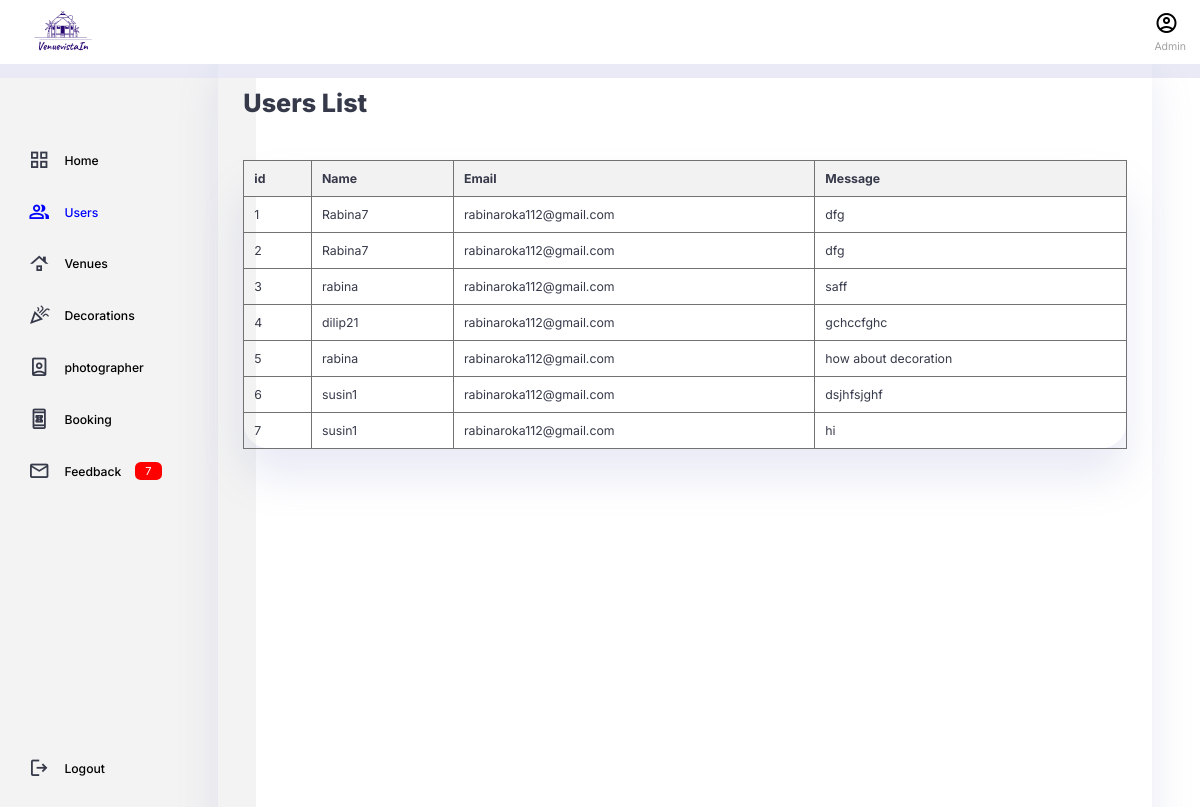
The page /feedback/ on the database its author committed.
### feedback/models.py (models this page shows, shortened)
class feedback(models.Model):
    username = models.CharField(max_length=100)
    email = models.EmailField()
    message = models.TextField()
    created_at = models.DateTimeField(auto_now_add=True)

### feedback/views.py (the view)
# urls.py: path('feedback/', views.feedback_list, name='feedback_list'),
def feedback_list(request):
    feedbacks = feedback.objects.all()  #fetch photographerss from the database
    return render(request, 'loginAuthentication/feedback.html', {'feedbacks': feedbacks})

### templates/loginAuthentication/feedback.html (shortened to what this page needs)
{% load static %}
 <!DOCTYPE html>
 <html lang="en">
 <head>
     <link rel="stylesheet" href="{% static 'css/userlist.css' %}">
     <link rel="stylesheet" href="https://cdnjs.cloudflare.com/ajax/libs/font-awesome/4.7.0/css/font-awesome.min.css">
 </head>
</head>
<body>
  <div class="navbar">
        <div class="logo">
            <img src="{% static 'images/logoa.png' %}">
        </div>
        <div class="profile">
            <button id="btn">
                <span class="material-symbols-outlined">account_circle</span>
            </button>
            <div class="info">
                <small class="text-muted">Admin </small>
            </div>
        </div>
  </div>
  <div class="container">
    <aside>
        <div class="top">
            <div class="sidebar">
                <a href="/adminpanel">
                    <span class="material-symbols-outlined">grid_view</span>
                    <h3> Home </h3>
                </a>
                <a href="/user_list" class="sidebar-link" style="color:blue;" onclick="loadUserList()" style="color:blue">
                    <span class="material-symbols-outlined">group</span>
                    <h3 style="color:blue"> Users </h3>
                </a>
                <a href="/venue_list" onclick="loadVenueList()">
                    <span class="material-symbols-outlined">roofing</span>
                    <h3> Venues </h3>
                </a>
                <a href="/decoration_list">
                    <span class="material-symbols-outlined">celebration</span>
                    <h3> Decorations </h3>
                </a>
                <a href="/photographer_list">
                    <span class="material-symbols-outlined"> person_book</span>
                    <h3> photographer </h3>
                </a>
                <a href="a">
                    <span class="material-symbols-outlined">book_online</span>
                    <h3> Booking </h3>
                </a>
                <a href="/feedback">
                    <span class="material-symbols-outlined">mail_outline</span>
                    <h3> Feedback </h3>
                    <span class="message-count">7</span>
                </a>
                <a href="a">
                    <span class="material-symbols-outlined">logout</span>
                    <h3> Logout </h3>
                </a>
            </div>
        </div>
    </aside>
    <main>
      <h1>Users List</h1>
    <div class="tab">
      <table>
        <thead>
            <tr>
                <th>id</th>
                <th>Name</th>
                <th>Email</th>
                <th>Message</th>
            </tr>
        </thead>
        <tbody>
            {% for feedback in feedbacks %}
                <tr>
                    <td>{{ feedback.id }}</td>
                    <td>{{ feedback.username }}</td>
                    <td>{{ feedback.email }}</td>
                    <td>{{ feedback.message }}</td>
                </tr>
            {% endfor %}
        </tbody>
      </table>
    </div>
    </main>
    </div>
</body>
</html>

### static/css/userlist.css (style rules this page uses)
:root { --color-dark:#363949; --color-light: rgba(132, 139, 200, 0.18); --color-info-dark:rgb(161, 159, 159); --color-info-light:rgb(255, 255, 255); --card-border-radius: 2rem; --border-radius-1: 0.4rem; --border-radius-2: 0.8rem; --border-radius-3: 1.2rem; --card-padding: 1.8rem; --padding-1: 1.2rem; --box-shadow: 0 2rem 3rem var(--color-light); }
* { margin:0; padding:0; outline:0; appearance: none; border: 0; text-decoration: none; list-style: none; box-sizing: none; box-sizing: border-box; }
html { font-size: 14px; }
body { width:100vw; height: 100vh; font-family: inter, sans-serif; font-size: 0.88rem; background:white; user-select: none; overflow-x: hidden; color: var(--color-dark); }
.container { position: relative; display: grid; width: 96%; margin: 0; background:white; gap: 1.8em; grid-template-columns: 14rem auto; }
a { color: var(--color-dark); }
img { display: block; width: 100%; }
h1 { font-weight: 800; font-size: 1.8rem; margin-top: 1.5rem; }
h3 { font-size: 0.87rem; color: #000; }
small { font-size: 0.75rem; }
.text-muted { color:var(--color-info-dark); }
aside { height: 100vh; width: 32vh; margin-top: 40%; background: rgb(243, 243, 243); }
aside .sidebar { display: flex; flex-direction: column; height: 86vh; position: relative; top: 4rem; }
aside h3 { font-weight: 500; color: #000; }
aside .sidebar a { display: flex; color:var(--color-dark); margin-left: 2rem; gap: 1rem; align-items: center; position: relative; height: 3.7rem; transition: all 300ms ease; }
aside .sidebar a span { font-size: 1.6rem; transition: all 300ms ease; }
aside .sidebar a:last-child { position: absolute; bottom: 2rem; width: 100%; }
aside .sidebar .message-count { background: red; color: white; padding: 2px 10px; font-size: 11px; border-radius: var(--border-radius-1); }
main { margin-top: 2rem; }
main { padding: var(--card-padding); border-radius: var(--card-border-radius); box-shadow: var(--box-shadow); transition: all 300ms ease; }
main ,table { padding: var(--card-padding); border-radius: var(--card-border-radius); margin-top: 3rem; box-shadow: var(--box-shadow); transition: all 300ms ease; }
.navbar { display: flex; justify-content: end; height:4.6rem; gap: 2rem; position: fixed; display: flex; justify-content: space-between; align-items: center; background: white; box-shadow: 0 1rem var(--color-light); top: 0; left: 0; width: 100%; z-index: 2; }
.navbar .logo { margin-left: 1rem; }
.navbar .logo img { width: 100px; height: auto; }
.navbar .profile { margin-right: 1rem; }
.navbar .profile button { background: none; border: none; cursor: pointer; }

### templates/loginAuthentication/feedback.html (style rules this page uses)
table { border-collapse: collapse; width: 100%; }
th, td { border: 1px solid #727272; text-align:left; padding: 10px; }
th { background-color: #f2f2f2; }

### rows shown on the page
feedback: id "1", username "Rabina7", email "rabinaroka112@gmail.com", message "dfg"
feedback: id "2", username "Rabina7", email "rabinaroka112@gmail.com", message "dfg"
feedback: id "3", username "rabina", email "rabinaroka112@gmail.com", message "saff"
feedback: id "4", username "dilip21", email "rabinaroka112@gmail.com", message "gchccfghc"
feedback: id "5", username "rabina", email "rabinaroka112@gmail.com", message "how about decoration"
feedback: id "6", username "susin1", email "rabinaroka112@gmail.com", message "dsjhfsjghf"
feedback: id "7", username "susin1", email "rabinaroka112@gmail.com", message "hi"
